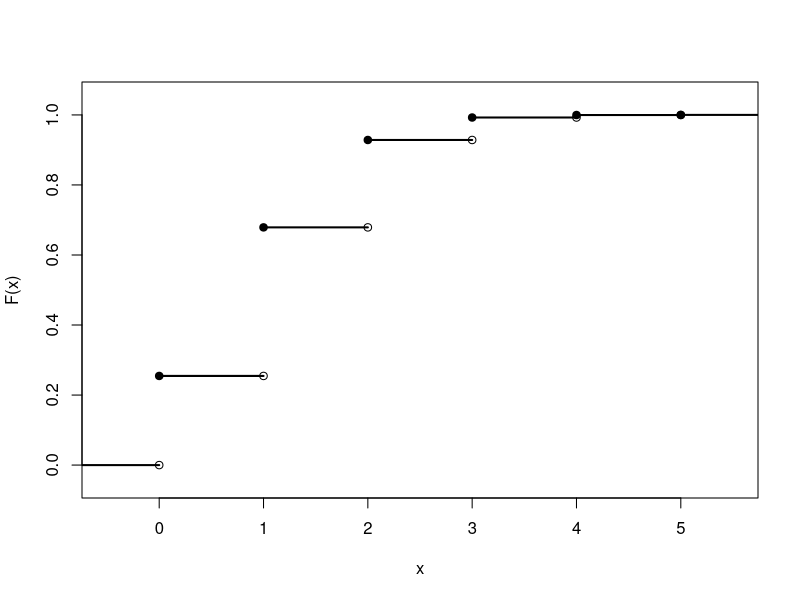

Generate this figure with R:
## ---- chunk 1
plot(0:5, phyper(0:5, 11, 37, 5), pch=19, xlab="x", ylab="F(x)", xlim=c(-0.5, 5.5), ylim=c(-0.05, 1.05))
points(0:5, phyper(-1:4, 11, 37, 5), xlab="x", ylab="f(x)")
lines(c(-1, 0), c(0, 0), lwd=2)
for(x in 0:5) {
  p <- phyper(x, 11, 37, 5)
  lines(c(x, x + 1), c(p, p), lwd=2)
}
